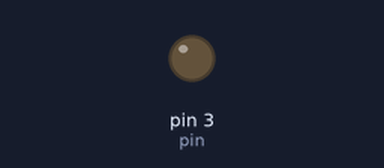
This sketch was run on a simulated Arduino Uno, built with avr-gcc and run on an emulated ATmega328P. On the bench: output pins drawn as LEDs (lit = HIGH).

Above: at 0.05 s.
At 2.1 s:
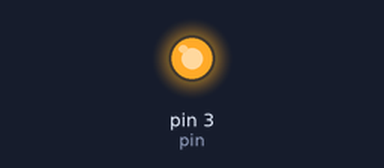
Timing chart, 0 to 3.0 s (numbered marks = the images above):
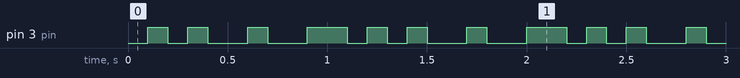

Measured:
- by itself, pin 3 (pin): repeats every 1.1 s: LOW 0.10 s, 2 × (HIGH 0.10 s, LOW 0.20 s), HIGH 0.20 s, LOW 0.10 s, HIGH 0.10 s

The sketch:

SOS.ino
```cpp
int pin =3;
void setup() {
  pinMode(pin,OUTPUT);

 //code for CWD
  // put your setup code here, to run once:

}

void loop() {
  digitalWrite(pin,LOW);
  delay(100);
  digitalWrite(pin,HIGH);
  delay(100);
  digitalWrite(pin,LOW);
  delay(100);
  digitalWrite(pin,HIGH);
  delay(100);
  digitalWrite(pin,LOW);
  delay(200);
digitalWrite(pin,HIGH);
  delay(100);
   digitalWrite(pin,LOW);
  delay(200);
  digitalWrite(pin,HIGH);
  delay(200);


  // put your main code here, to run repeatedly:

}
```
